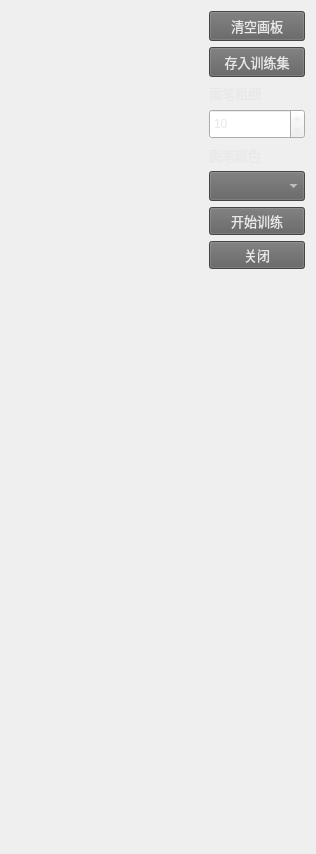
          <widget class="QWidget" name="scrollAreaWidgetContents_6">
           <property name="geometry">
            <rect>
             <x>0</x>
             <y>0</y>
             <width>316</width>
             <height>854</height>
            </rect>
           </property>
           <layout class="QHBoxLayout" name="horizontalLayout_29" stretch="2,1">
            <item>
             <widget class="QWidget" name="widget_3" native="true">
              <layout class="QHBoxLayout" name="horizontalLayout_28"/>
             </widget>
            </item>
            <item>
             <layout class="QVBoxLayout" name="verticalLayout_16">
              <item>
               <widget class="QPushButton" name="pushButton_5">
                <property name="minimumSize">
                 <size>
                  <width>0</width>
                  <height>30</height>
                 </size>
                </property>
                <property name="font">
                 <font>
                  <pointsize>10</pointsize>
                 </font>
                </property>
                <property name="styleSheet">
                 <string notr="true">color: rgb(232, 232, 232);
background-color: rgb(97, 97, 97)</string>
                </property>
                <property name="text">
                 <string>清空画板</string>
                </property>
                <property name="icon">
                 <iconset resource="image/image.qrc">
                  <normaloff>:/gmm/icons-shadowless-24/eraser.png</normaloff>:/gmm/icons-shadowless-24/eraser.png</iconset>
                </property>
               </widget>
              </item>
              <item>
               <widget class="QPushButton" name="pushButton_6">
                <property name="minimumSize">
                 <size>
                  <width>0</width>
                  <height>30</height>
                 </size>
                </property>
                <property name="font">
                 <font>
                  <pointsize>10</pointsize>
                 </font>
                </property>
                <property name="styleSheet">
                 <string notr="true">color: rgb(232, 232, 232);
background-color: rgb(97, 97, 97)</string>
                </property>
                <property name="text">
                 <string>存入训练集</string>
                </property>
                <property name="icon">
                 <iconset resource="image/image.qrc">
                  <normaloff>:/gmm/icons-shadowless-24/navigation-270.png</normaloff>:/gmm/icons-shadowless-24/navigation-270.png</iconset>
                </property>
               </widget>
              </item>
              <item>
               <widget class="QLabel" name="label">
                <property name="font">
                 <font>
                  <pointsize>10</pointsize>
                 </font>
                </property>
                <property name="styleSheet">
                 <string notr="true">color: rgb(232, 232, 232);</string>
                </property>
                <property name="text">
                 <string>画笔粗细</string>
                </property>
               </widget>
              </item>
              <item>
               <widget class="QSpinBox" name="spinBox">
                <property name="minimumSize">
                 <size>
                  <width>0</width>
                  <height>30</height>
                 </size>
                </property>
                <property name="styleSheet">
                 <string notr="true">color: rgb(232, 232, 232);</string>
                </property>
                <property name="minimum">
                 <number>2</number>
                </property>
                <property name="maximum">
                 <number>20</number>
                </property>
                <property name="singleStep">
                 <number>2</number>
                </property>
                <property name="value">
                 <number>10</number>
                </property>
               </widget>
              </item>
              <item>
               <widget class="QLabel" name="label_2">
                <property name="font">
                 <font>
                  <pointsize>10</pointsize>
                 </font>
                </property>
                <property name="styleSheet">
                 <string notr="true">color: rgb(232, 232, 232);</string>
                </property>
                <property name="text">
                 <string>画笔颜色</string>
                </property>
               </widget>
              </item>
              <item>
               <widget class="QComboBox" name="comboBox_4">
                <property name="minimumSize">
                 <size>
                  <width>0</width>
                  <height>30</height>
                 </size>
                </property>
                <property name="styleSheet">
                 <string notr="true">color: rgb(232, 232, 232);
background-color: rgb(97, 97, 97)</string>
                </property>
               </widget>
              </item>
              <item>
               <widget class="QPushButton" name="pushButton_7">
                <property name="font">
                 <font>
                  <pointsize>10</pointsize>
                 </font>
                </property>
                <property name="styleSheet">
                 <string notr="true">color: rgb(232, 232, 232);
background-color: rgb(97, 97, 97)</string>
                </property>
                <property name="text">
                 <string>开始训练</string>
                </property>
                <property name="icon">
                 <iconset resource="image/image.qrc">
                  <normaloff>:/gmm/icons-shadowless-24/tick.png</normaloff>:/gmm/icons-shadowless-24/tick.png</iconset>
                </property>
               </widget>
              </item>
              <item>
               <widget class="QPushButton" name="pushButton_8">
                <property name="font">
                 <font>
                  <pointsize>10</pointsize>
                 </font>
                </property>
                <property name="styleSheet">
                 <string notr="true">color: rgb(232, 232, 232);
background-color: rgb(97, 97, 97)</string>
                </property>
                <property name="text">
                 <string>关闭</string>
                </property>
                <property name="icon">
                 <iconset resource="image/image.qrc">
                  <normaloff>:/gmm/icons-shadowless-24/cross.png</normaloff>:/gmm/icons-shadowless-24/cross.png</iconset>
                </property>
               </widget>
              </item>
              <item>
               <spacer name="verticalSpacer_5">
                <property name="orientation">
                 <enum>Qt::Vertical</enum>
                </property>
                <property name="sizeHint" stdset="0">
                 <size>
                  <width>20</width>
                  <height>40</height>
                 </size>
                </property>
               </spacer>
              </item>
             </layout>
            </item>
           </layout>
          </widget>
